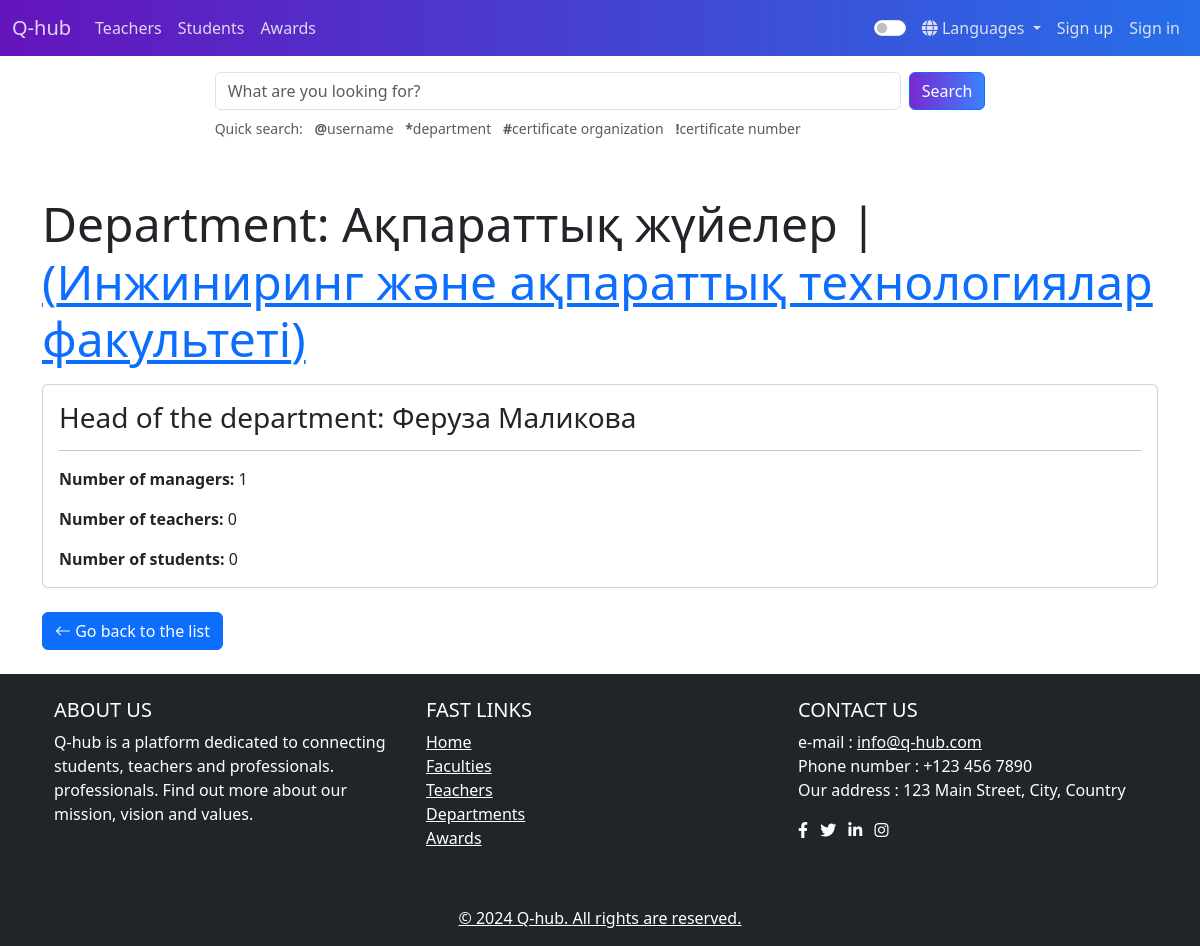
The app's page /departments/3/ with its own data.
### departments/models.py (models this page shows, shortened)
class Department(models.Model):
    name = models.CharField(max_length=100, unique=True)
    head = models.ForeignKey(
        User, on_delete=models.SET_NULL, null=True, blank=True, related_name="head_of_department"
    )
    faculty = models.ForeignKey(
        Faculty, on_delete=models.SET_NULL, null=True, blank=True, related_name="departments"
    )
    class Meta:
        ordering = ['faculty__name', 'name',]

### faculties/models.py (models this page shows)
class Faculty(models.Model):
    name = models.CharField(max_length=255, unique=True)
    description = models.TextField(blank=True, null=True)
    dean = models.ForeignKey(
        User, on_delete=models.SET_NULL, null=True, related_name="dean_of_faculty"
    )
    created_at = models.DateTimeField(auto_now_add=True)
    website = models.URLField(blank=True, null=True)
    contact_email = models.EmailField(blank=True, null=True)
    location = models.CharField(max_length=255, blank=True, null=True)
    logo = models.ImageField(
        upload_to=faculty_logo_upload_to,
        default="assets/images/default_logo.png",
        blank=True,
        null=True
    )
    class Meta:
        ordering = ['name',]
    def __str__(self):
        return self.name

### departments/views.py (the view)
# urls.py: path('<int:pk>/', DepartmentDetailView.as_view(), name="detail"),
class DepartmentDetailView(DetailView):
    model = Department
    template_name = "departments/department_detail.html"
    context_object_name = "department"
    def get_context_data(self, **kwargs):
        context = super().get_context_data(**kwargs)
        department = self.get_object()
        context["teacher_count"] = department.teachers.count()
        context["manager_count"] = department.managers.count()
        context["student_count"] = department.students.count()
        return context

### templates/departments/department_detail.html (shortened to what this page needs)
{% extends "../base.html" %}
{% load i18n %}
{% block content %}
<div class="container mt-4 mb-4">
    <h1 class="display-5">{% trans "Department" %}: {{ department.name }} |
        <a href="{% url 'faculties:detail' department.faculty.pk%}">({{ department.faculty }})</a>
    </h1>
    <div class="card mt-3">
        <div class="card-body">
            <h3 class="card-title">{% trans "Head of Department" %}: {{ department.head.get_full_name|default:'Not Assigned' }}</h3>
            <hr>
            <p class="card-text">
                <strong>{% trans "Number of Managers" %}:</strong> {{ manager_count }}
            </p>
            <p class="card-text">
                <strong>{% trans "Number of Teachers" %}:</strong> {{ teacher_count }}
            </p>
            <p class="card-text">
                <strong>{% trans "Number of Students" %}:</strong> {{ student_count }}
            </p>
        </div>
    </div>
    <div class="mt-4">
        <a href="{% url 'departments:list' %}" class="btn btn-primary">
          <i class="bi bi-arrow-left"></i> {% trans "Back to List" %}
        </a>
    </div>
</div>
{% endblock %}

### records on screen
Department: name "Ақпараттық жүйелер", faculty "Инжиниринг және ақпараттық технологиялар факультеті", head.get_full_name "Феруза Маликова"

### other values on screen
{{ manager_count }} "1"
{{ teacher_count }} "0"
{{ student_count }} "0"
